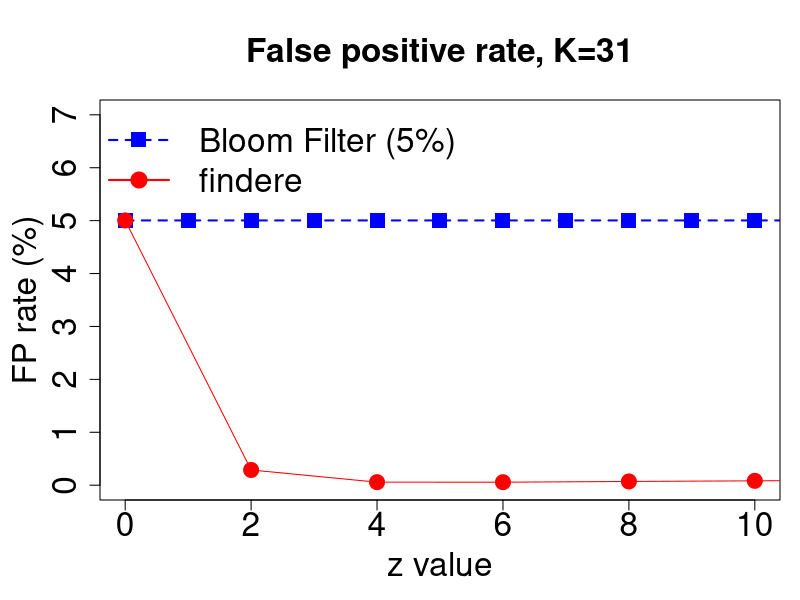

This chart was generated by the following R code:

jpeg(file="fpr_simple.jpg",width=11,height=8)
resetPar <- function() {
  dev.new()
  op <- par(no.readonly = TRUE)
  dev.off()
  op
}
resetPar()


dev.new()
dev.off()
#par(mar=c(5,5,3,6), cex.axis=2, cex.lab=2, cex.main = 2)
par(mar=c(5,5,5,1))
data = read.table("data_FP_K31_hmp.txt", head=T)

plot(data$AMQ_FPR*100~data$z,xlab="z value",ylab="FP rate (%)", lwd=2, pch=15, col="blue", 
     bg = "blue", lty=2, type="o",   cex=2, ylim=c(0,7), xlim=c(0,10), main="False positive rate, K=31", cex.main = 2, cex.lab = 2, cex.axis = 2)


par(new = TRUE)
plot(data$findere_FPR*100~data$z,type="o",axes=FALSE,xlab="",ylab="",pch=19, col="red", ylim=c(0,7), xlim=c(0,5), cex=2)





legend( x="topleft", 
        legend=c("Bloom Filter (5%)","findere"), 
        col=c("blue","red"), lty=c(2,1),
        pch=c(15,19), lwd=2,merge=TRUE, bty = "n", cex=c(2,2) )






dev.off()




